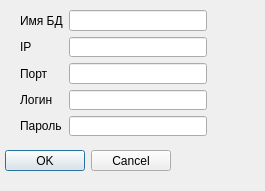
<?xml version="1.0" encoding="UTF-8"?>
<ui version="4.0">
 <class>ConnectionSettings</class>
 <widget class="QDialog" name="ConnectionSettings">
  <property name="geometry">
   <rect>
    <x>0</x>
    <y>0</y>
    <width>265</width>
    <height>191</height>
   </rect>
  </property>
  <property name="sizePolicy">
   <sizepolicy hsizetype="Fixed" vsizetype="Fixed">
    <horstretch>0</horstretch>
    <verstretch>0</verstretch>
   </sizepolicy>
  </property>
  <property name="minimumSize">
   <size>
    <width>265</width>
    <height>191</height>
   </size>
  </property>
  <property name="maximumSize">
   <size>
    <width>265</width>
    <height>191</height>
   </size>
  </property>
  <property name="windowTitle">
   <string>Настройки подключения</string>
  </property>
  <widget class="QDialogButtonBox" name="buttonBox">
   <property name="geometry">
    <rect>
     <x>0</x>
     <y>150</y>
     <width>171</width>
     <height>21</height>
    </rect>
   </property>
   <property name="orientation">
    <enum>Qt::Horizontal</enum>
   </property>
   <property name="standardButtons">
    <set>QDialogButtonBox::Cancel|QDialogButtonBox::Ok</set>
   </property>
  </widget>
  <widget class="QWidget" name="layoutWidget">
   <property name="geometry">
    <rect>
     <x>20</x>
     <y>10</y>
     <width>187</width>
     <height>126</height>
    </rect>
   </property>
   <layout class="QGridLayout" name="gridLayout">
    <item row="0" column="0">
     <widget class="QLabel" name="label_5">
      <property name="text">
       <string>Имя БД</string>
      </property>
     </widget>
    </item>
    <item row="1" column="0">
     <widget class="QLabel" name="label">
      <property name="text">
       <string>IP </string>
      </property>
     </widget>
    </item>
    <item row="1" column="1">
     <widget class="QLineEdit" name="lineEditIpDb"/>
    </item>
    <item row="2" column="0">
     <widget class="QLabel" name="label_2">
      <property name="text">
       <string>Порт</string>
      </property>
     </widget>
    </item>
    <item row="2" column="1">
     <widget class="QLineEdit" name="lineEditPortDb"/>
    </item>
    <item row="3" column="1">
     <widget class="QLineEdit" name="lineEditLoginDb"/>
    </item>
    <item row="4" column="1">
     <widget class="QLineEdit" name="lineEditPasswordDb"/>
    </item>
    <item row="3" column="0">
     <widget class="QLabel" name="label_3">
      <property name="text">
       <string>Логин</string>
      </property>
     </widget>
    </item>
    <item row="4" column="0">
     <widget class="QLabel" name="label_4">
      <property name="text">
       <string>Пароль</string>
      </property>
     </widget>
    </item>
    <item row="0" column="1">
     <widget class="QLineEdit" name="lineEditNameDb"/>
    </item>
   </layout>
  </widget>
 </widget>
 <tabstops>
  <tabstop>lineEditNameDb</tabstop>
  <tabstop>lineEditIpDb</tabstop>
  <tabstop>lineEditPortDb</tabstop>
  <tabstop>lineEditLoginDb</tabstop>
  <tabstop>lineEditPasswordDb</tabstop>
 </tabstops>
 <resources/>
 <connections>
  <connection>
   <sender>buttonBox</sender>
   <signal>accepted()</signal>
   <receiver>ConnectionSettings</receiver>
   <slot>accept()</slot>
   <hints>
    <hint type="sourcelabel">
     <x>248</x>
     <y>254</y>
    </hint>
    <hint type="destinationlabel">
     <x>157</x>
     <y>274</y>
    </hint>
   </hints>
  </connection>
  <connection>
   <sender>buttonBox</sender>
   <signal>rejected()</signal>
   <receiver>ConnectionSettings</receiver>
   <slot>reject()</slot>
   <hints>
    <hint type="sourcelabel">
     <x>316</x>
     <y>260</y>
    </hint>
    <hint type="destinationlabel">
     <x>286</x>
     <y>274</y>
    </hint>
   </hints>
  </connection>
 </connections>
</ui>
